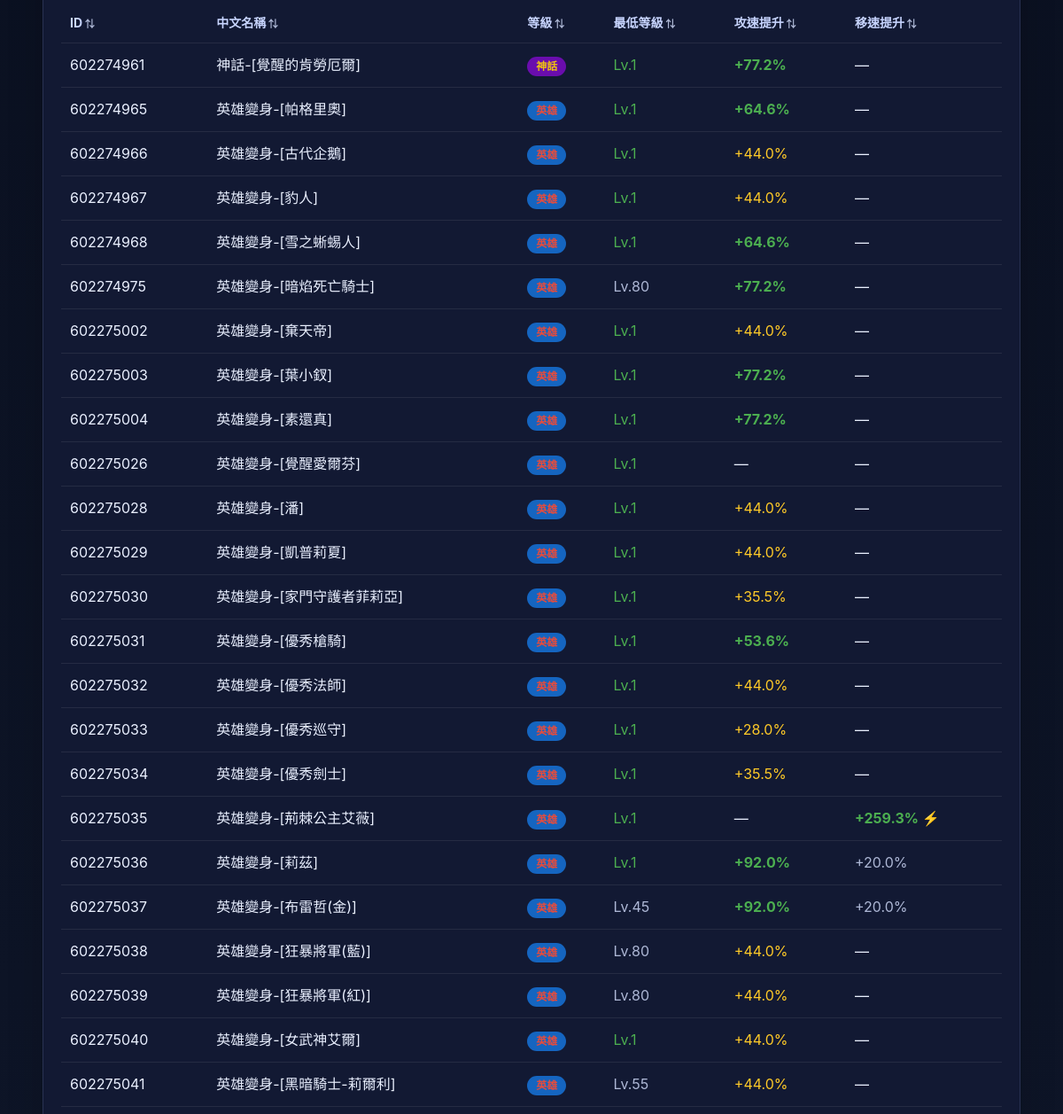
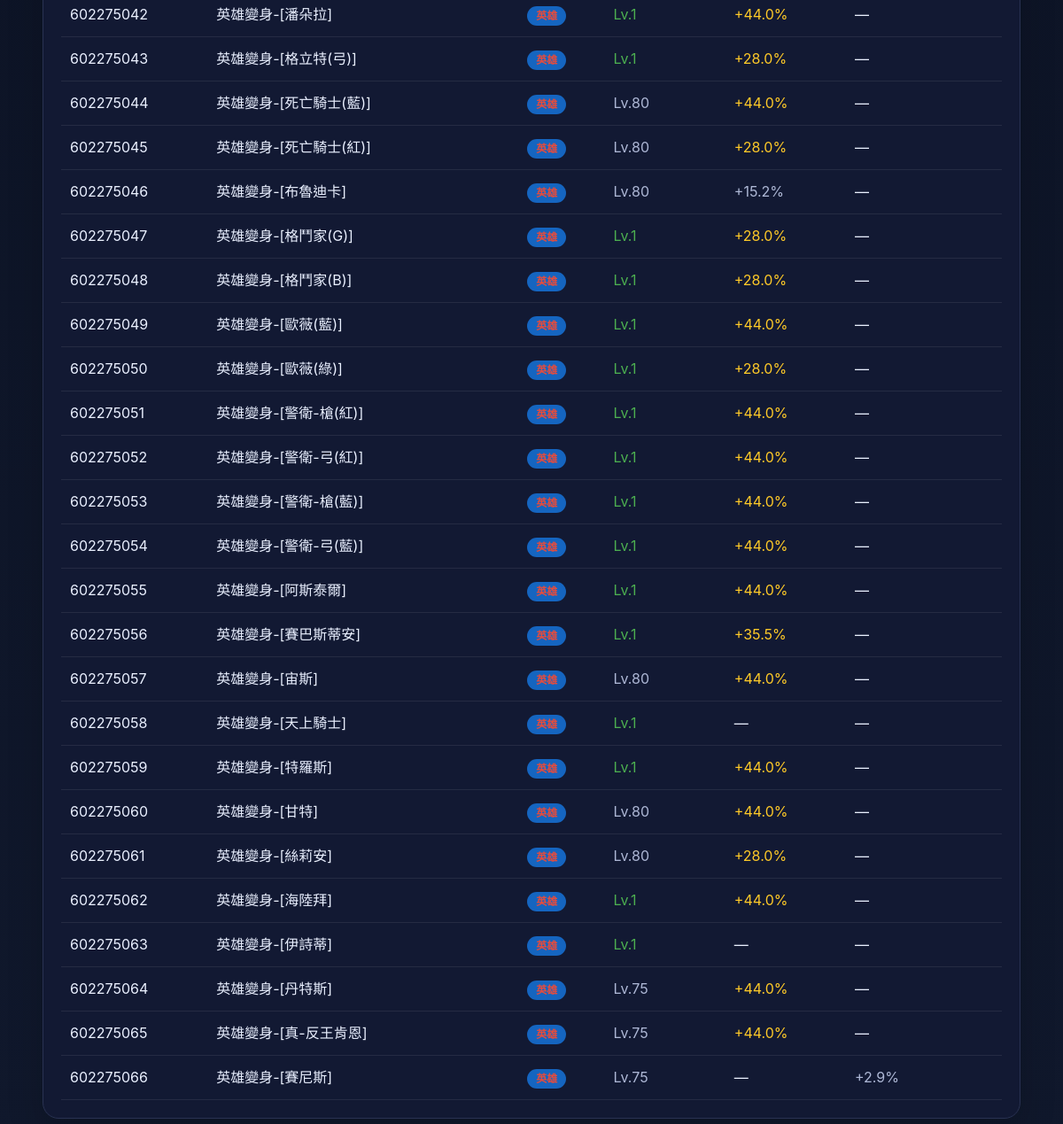
Page /polymorphs?grade=英雄 (lower part) on the earlier database version (2 pictures, top to bottom).
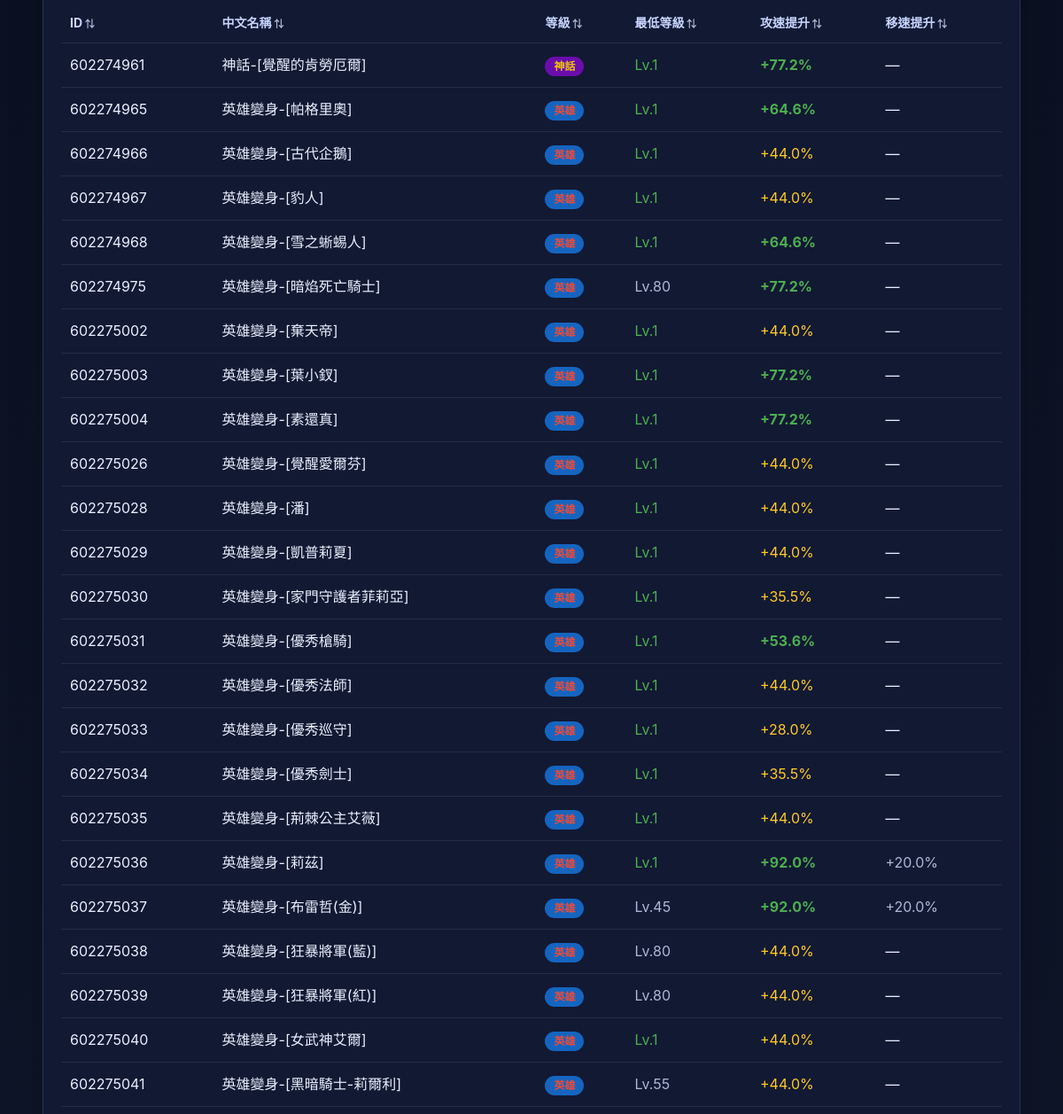
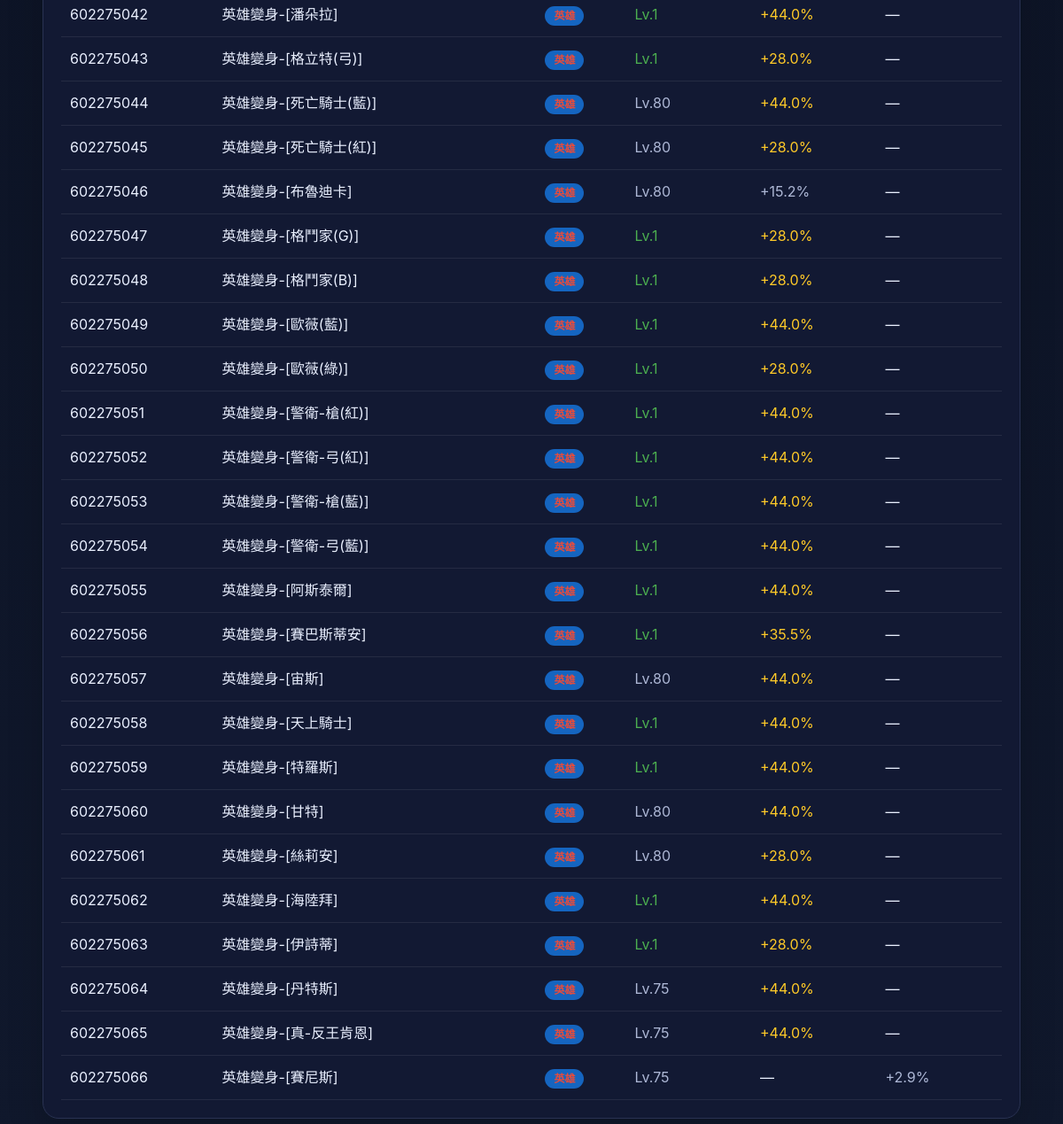
Same page on the later database version (2 pictures, top to bottom).
### tables this page shows
CREATE TABLE polymorphs (
    id      INTEGER PRIMARY KEY,
    name    TEXT NOT NULL,
    polyid  INTEGER NOT NULL,
    note    TEXT,
    created_at DATETIME DEFAULT CURRENT_TIMESTAMP
, atkspeed INTEGER DEFAULT NULL, movespeed INTEGER DEFAULT NULL, magic_speed INTEGER DEFAULT NULL, minlevel INTEGER DEFAULT NULL, item_id INTEGER DEFAULT NULL, atk_boost REAL DEFAULT NULL, mov_boost REAL DEFAULT NULL, mag_boost REAL DEFAULT NULL);

### app.py (the view)
    @app.route("/polymorphs")
    def polymorphs():
        q = request.args.get("q", "").strip()
        grade = request.args.get("grade", "").strip()
        db = get_db()
        POLY_GRADES = [
            ("神話", "神話變身"),
            ("傳說", "傳說變身"),
            ("英雄", "英雄變身"),
            ("稀有", "稀有變身"),
            ("一般", "一般變身"),
        ]
        sql = """
            SELECT id, name, note, polyid, atkspeed, movespeed, magic_speed, atk_boost, mov_boost, minlevel,
              CASE
                WHEN note LIKE '%神話%' OR name LIKE '%神話%' THEN '神話'
                WHEN note LIKE '%傳說%' OR name LIKE '%傳說%' THEN '傳說'
                WHEN note LIKE '%英雄%' OR name LIKE '%英雄%' THEN '英雄'
                WHEN note LIKE '%稀有%' OR name LIKE '%稀有%' THEN '稀有'
                ELSE '一般'
              END AS grade
            FROM polymorphs
            WHERE note NOT LIKE '%圖鑑%' AND id >= 600000000
        """
        params: list[Any] = []
        if q:
            sql += " AND (name LIKE ? OR note LIKE ?)"
            params.extend([f"%{q}%", f"%{q}%"])
        if grade:
            if grade == "一般":
                sql += """ AND note NOT LIKE '%神話%' AND name NOT LIKE '%神話%'
                           AND note NOT LIKE '%傳說%' AND name NOT LIKE '%傳說%'
                           AND note NOT LIKE '%英雄%' AND name NOT LIKE '%英雄%'
                           AND note NOT LIKE '%稀有%' AND name NOT LIKE '%稀有%'"""
            else:
                sql += " AND (note LIKE ? OR name LIKE ?)"
                params.extend([f"%{grade}%", f"%{grade}%"])
        sql += " ORDER BY id LIMIT 500"
        rows = db.execute(sql, params).fetchall()
        return render_template("polymorphs.html", rows=rows, q=q, grade=grade, poly_grades=POLY_GRADES)

### app.py (called while the page is built)
def get_db() -> sqlite3.Connection:
    if "db" not in g:
        db_path = Path(current_app().config["DATABASE"])
        db_path.parent.mkdir(parents=True, exist_ok=True)
        conn = sqlite3.connect(db_path)
        conn.row_factory = sqlite3.Row
        g.db = conn
    return g.db

def current_app() -> Flask:
    from flask import current_app as flask_current_app
    return flask_current_app

### templates/polymorphs.html (shortened to what this page needs)
{% extends "base.html" %}
{% block content %}
<section class="card">
  <div class="table-wrap">
    <table data-sortable>
      <thead>
        <tr>
          <th>ID</th>
          <th>中文名稱</th>
          <th>等級</th>
          <th>最低等級</th>
          <th>攻速提升</th>
          <th>移速提升</th>
        </tr>
      </thead>
      <tbody>
        {% for r in rows %}
        <tr>
          <td>{{ r.id }}</td>
          <td>{{ (r.note or '—') | clean_name }}</td>
          <td>
            {% if r.grade == '神話' %}<span class="badge badge-myth grade-myth">神話</span>
            {% elif r.grade == '傳說' %}<span class="badge badge-legend grade-legend">傳說</span>
            {% elif r.grade == '英雄' %}<span class="badge badge-hero grade-hero">英雄</span>
            {% elif r.grade == '稀有' %}<span class="badge badge-rare grade-rare">稀有</span>
            {% else %}<span class="badge badge-normal">一般</span>
            {% endif %}
          </td>
          <td>
            {% if r.minlevel and r.minlevel > 1 %}
              <span class="muted">Lv.{{ r.minlevel }}</span>
            {% else %}
              <span style="color:#4caf50">Lv.1</span>
            {% endif %}
          </td>
          <td>
            {% if r.atk_boost is not none and r.atk_boost > 0 %}
              {% if r.atk_boost > 100 %}<span style="color:#ff6b6b;font-weight:700">+{{ "%.1f"|format(r.atk_boost) }}% ⚡</span>
              {% elif r.atk_boost > 50 %}<span style="color:#4caf50;font-weight:700">+{{ "%.1f"|format(r.atk_boost) }}%</span>
              {% elif r.atk_boost > 20 %}<span style="color:#ffca28">+{{ "%.1f"|format(r.atk_boost) }}%</span>
              {% else %}<span class="muted">+{{ "%.1f"|format(r.atk_boost) }}%</span>{% endif %}
            {% else %}—{% endif %}
          </td>
          <td>
            {% if r.mov_boost is not none and r.mov_boost > 0 %}
              {% if r.mov_boost > 50 %}<span style="color:#4caf50;font-weight:700">+{{ "%.1f"|format(r.mov_boost) }}% ⚡</span>
              {% elif r.mov_boost > 20 %}<span style="color:#ffca28">+{{ "%.1f"|format(r.mov_boost) }}%</span>
              {% else %}<span class="muted">+{{ "%.1f"|format(r.mov_boost) }}%</span>{% endif %}
            {% else %}—{% endif %}
          </td>
        </tr>
        {% else %}
        <tr><td colspan="6">查無資料</td></tr>
        {% endfor %}
      </tbody>
    </table>
  </div>
</section>
{% endblock %}

### templates/base.html (shortened to what this page needs)
<!doctype html>
<html lang="zh-Hant">
<head>
  <link rel="stylesheet" href="{{ url_for('static', filename='style.css') }}">
</head>
<body>
  <main class="container page">
    {% block content %}{% endblock %}
  </main>
</body>
</html>

### static/style.css (style rules this page uses)
:root { --bg:#0b1020;--card:#121933;--line:#293252;--text:#eaf0ff;--muted:#aeb8d6;--accent:#6ea8fe }
* { box-sizing:border-box }
body { margin:0;background:linear-gradient(180deg,#0a1020,#10182c);color:var(--text);font:16px/1.5 -apple-system,BlinkMacSystemFont,Segoe UI,Roboto,PingFang TC,Noto Sans TC,sans-serif }
.container { width:min(1120px,92vw);margin:0 auto }
.page { padding:28px 0 40px }
.card { background:var(--card);border:1px solid var(--line);border-radius:18px;padding:20px;margin-bottom:18px;box-shadow:0 14px 40px rgba(0,0,0,.18) }
.muted { color:var(--muted) }
.table-wrap { overflow:auto }
table { width:100%;border-collapse:collapse;min-width:720px }
th,td { padding:12px 10px;border-bottom:1px solid rgba(255,255,255,.08);text-align:left;vertical-align:top }
th { color:#c8d5ff;font-size:14px }
th[data-sort] { cursor:pointer;user-select:none;white-space:nowrap }
th[data-sort]::after { content:' ⇅';color:var(--muted);font-size:11px }
.badge { display:inline-block;padding:2px 10px;border-radius:20px;font-size:12px;font-weight:700 }
.badge-myth { background:#6a0dad;color:#fff }
.badge-hero { background:#1565c0;color:#fff }
.grade-hero { color:#e74c3c;font-weight:700 }
.grade-myth { color:#f1c40f;font-weight:700 }

Differences in the rows shown:
changed polymorphs "英雄變身-[覺醒愛爾芬]": atk_boost (not shown) → "44.0"; no longer shows "—"
changed polymorphs "英雄變身-[荊棘公主艾薇]": atk_boost (not shown) → "44.0"; mov_boost "259.3" → (not shown)
changed polymorphs "英雄變身-[天上騎士]": atk_boost (not shown) → "44.0"; no longer shows "—"
changed polymorphs "英雄變身-[伊詩蒂]": atk_boost (not shown) → "28.0"; no longer shows "—"
